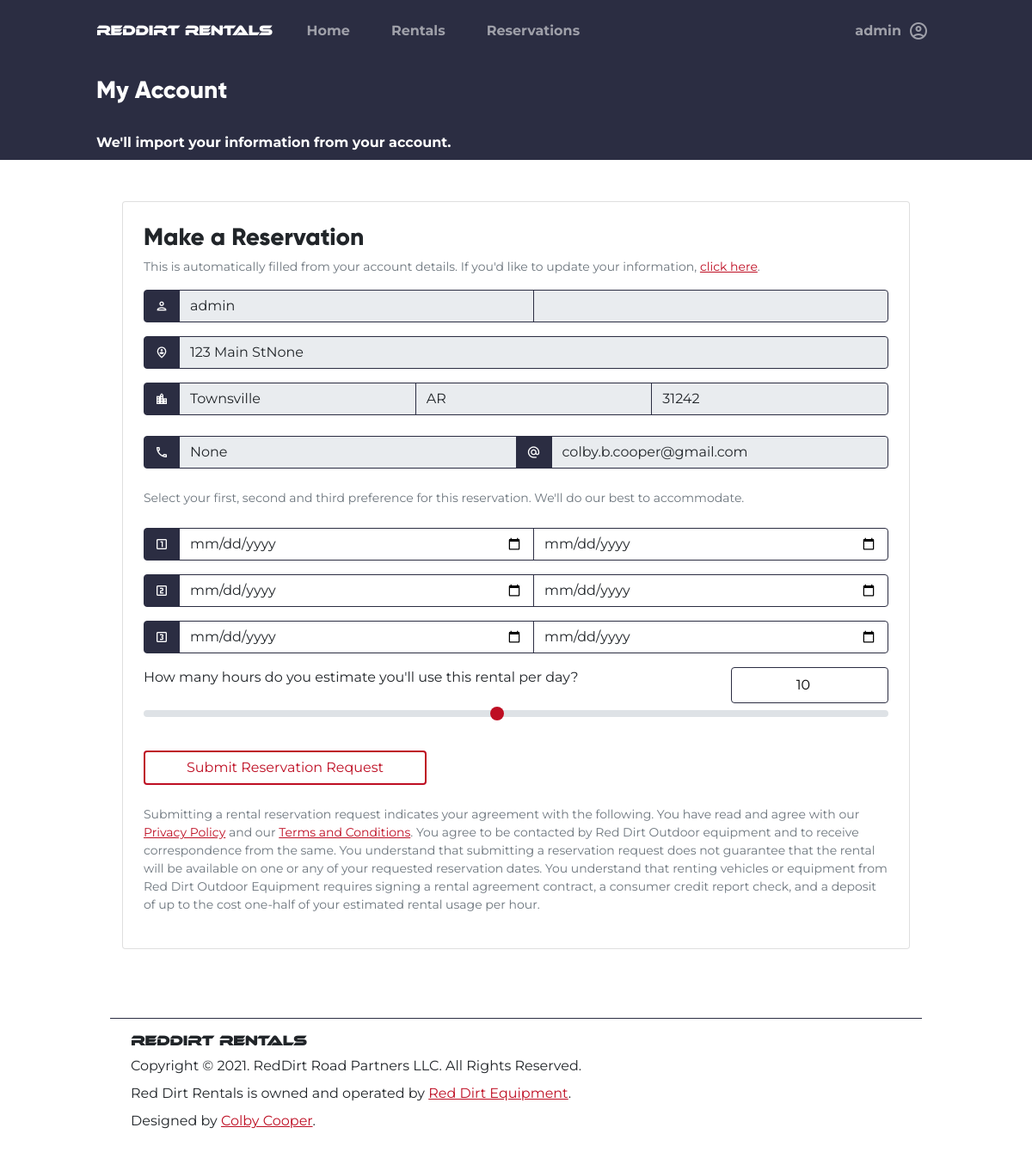
/account/reserve/7 (signed in), run on an earlier commit of the app's database.
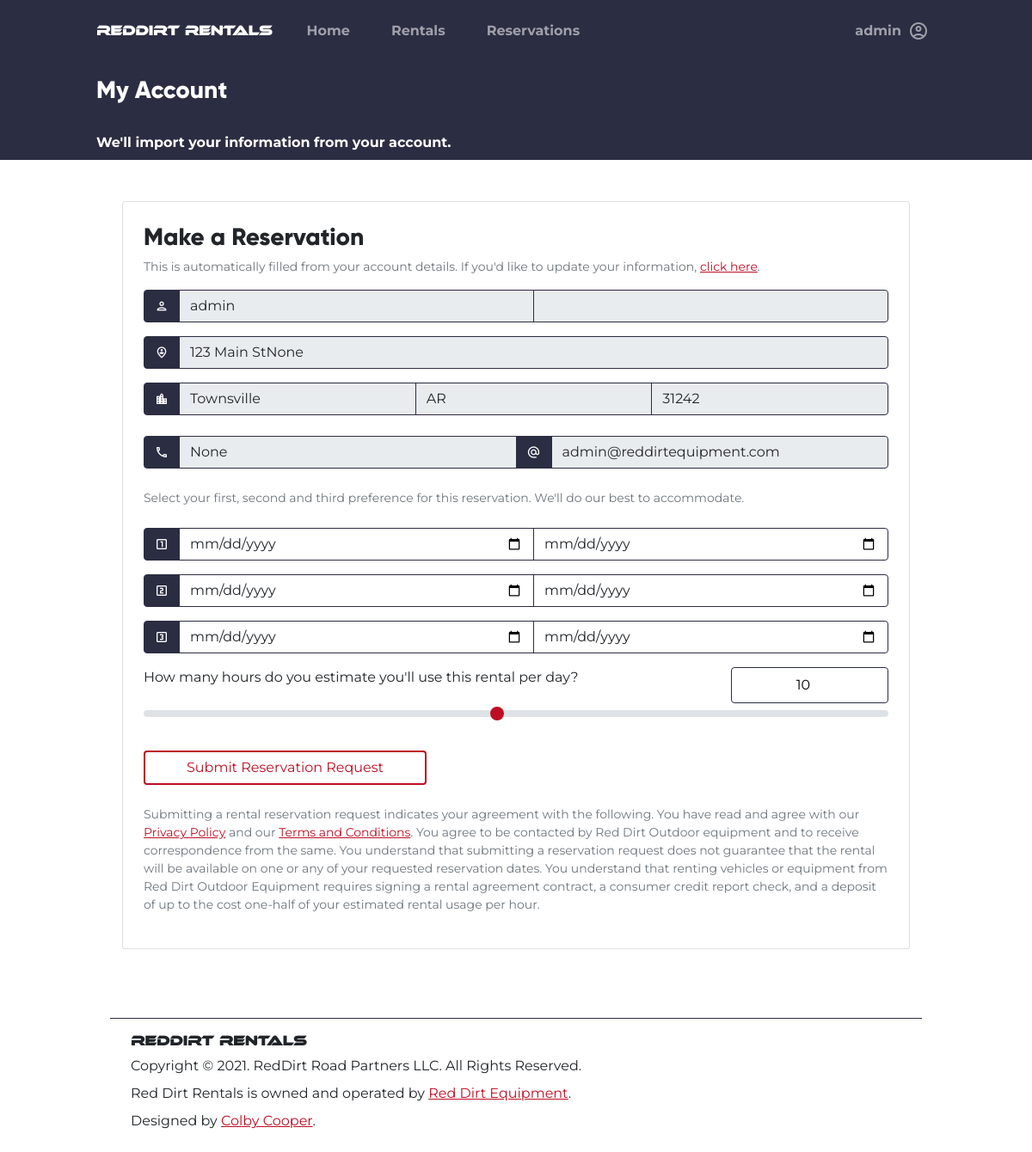
And on a later commit of the database.
### tables this page shows
CREATE TABLE users (
    id INTEGER PRIMARY KEY AUTOINCREMENT,
    firstname TEXT NOT NULL,
    lastname TEXT NOT NULL,
    phonenumber TEXT NOT NULL,
    email TEXT NOT NULL,
    password BLOB NOT NULL,
    groups TEXT NOT NULL,
    address TEXT NOT NULL,
    city TEXT NOT NULL,
    state TEXT NOT NULL,
    zip TEXT NOT NULL
, token TEXT, token_expire TEXT);

### rentals_app/account.py (the view)
@account.route("/reserve/<int:id>")
@login_required
def reserve(id):
    return render_template("account/reserve.html", id=id)

### rentals_app/auth.py (called while the page is built)
@auth.before_app_request
def fetch_current_user():
    userid = session.get("userid")
    if userid is None:
        g.user = None
    else:
        g.user = User.find_user(userid)

def login_required(view):
    @functools.wraps(view)
    def wrapped_view(**kwargs):
        if g.user is None:
            return redirect(url_for("auth.login"))
        return view(**kwargs)
    return wrapped_view

### rentals_app/helpers.py (called while the page is built)
def connect_to_db():
    con = sqlite3.connect(DB_PATH)
    return con, con.cursor()

### rentals_app/templates/account/reserve.html (shortened to what the changed rows need)
{% extends "Base.html" %}
{% block content %}
<div class="container-fluid">
    <div class="row mx-md-4">
        <div class="col-md-10 mx-auto my-5">
            <div class="card">
                <div class="card-body p-4">
                    <form action="{{url_for('account.make_reservation', r_id=id)}}"
                          method="POST">
                        <div class="input-group mb-3">
                            <span class="input-group-text material-icons-outlined border-dark bg-dark text-white">
                            </span>
                            <input type="text"
                                   value="{{g.user.firstname}}"
                                   class="form-control border-dark"
                                   disabled>
                            <input type="text"
                                   class="form-control border-dark"
                                   value="{{g.user.lastname}}"
                                   disabled>
                        </div>
                        <div class="input-group mb-3">
                            <span class="input-group-text material-icons-outlined border-dark bg-dark text-white">
                            </span>
                            <input type="text"
                                   value="{{g.user.address}}"
                                   class="form-control border-dark"
                                   disabled>
                        </div>
                        <div class="input-group mb-4">
                            <span class="input-group-text material-icons-outlined border-dark bg-dark text-white">
                            </span>
                            <input type="text"
                                   value="{{g.user.city}}"
                                   class="form-control border-dark"
                                   disabled>
                            <input type="text"
                                   class="form-control border-dark"
                                   value="{{g.user.state}}"
                                   disabled>
                            <input type="text"
                                   class="form-control border-dark"
                                   value="{{g.user.zip}}"
                                   disabled>
                        </div>
                        <div class="input-group mb-4">
                            <span class="input-group-text material-icons-outlined border-dark bg-dark text-white">
                            </span>
                            <input type="text"
                                   value="{{g.user.phonenumber}}"
                                   class="form-control border-dark"
                                   disabled>
                            <span class="input-group-text material-icons-outlined border-dark bg-dark text-white">
                            </span>
                            <input type="text"
                                   class="form-control border-dark"
                                   value="{{g.user.email}}"
                                   disabled>
                        </div>
                    </form>
                </div>
            </div>
        </div>
    </div>
</div>
{% endblock %}

### rentals_app/templates/base.html (shortened to what this page needs)
<!doctype html>
<html lang="en">
<head>
    <link rel="stylesheet"
          href="https://cdn.jsdelivr.net/npm/fullcalendar@5.7.2/main.css"
>
    <link rel="stylesheet"
          href="{{url_for('static', filename='global.css')}}">
</head>
<body class="bg-white"
      style="overflow-x: hidden;">
    <div class="row mx-0 bg-dark">
        <div class="col-md-10 mx-auto">
            <nav class="navbar navbar-expand-lg navbar-dark bg-dark py-3">
                <a href="{{url_for('index.root')}}"
                   class="navbar-brand">
                    <h6 class="m-0"
                        style="font-family:ethnocentric;">RedDirt Rentals</h6>
                </a>
                <div class="collapse navbar-collapse"
                     id="nav_main">
                    <ul class="navbar-nav w-100">
                        <li class="nav-item mx-3">
                            <a class="nav-link fw-bold"
                               aria-current="page"
                               href="{{ url_for('index.root') }}">Home</a>
                        </li>
                        <li class="nav-item px-3">
                            <a class="nav-link fw-bold"
                               href="{{url_for('Rentals.all_rentals')}}">Rentals</a>
                        </li>
                        <li class="nav-item mx-3">
                            <a class="nav-link fw-bold"
                               href="{{url_for('account.reservations', id=None)}}">Reservations</a>
                        </li>
                        {% if g.user != None %}
                        <li class="nav-item dropdown dropdown-dark ms-lg-auto ms-3">
                            <a class="nav-link dropdown-toggle d-flex flex-row align-items-center fw-bold"
                               href="#"
                               data-bs-toggle="dropdown"
                               aria-expanded="false">
                                <span class="me-2">{{g.user.firstname}}</span>
                                <span class="material-icons-outlined">
                                </span>
                            </a>
                        </li>
                        {% endif %}
                    </ul>
                </div>
            </nav>
        </div>
    </div>
    {% block content %} {% endblock %}
    <div class="row mx-0">
        <div class="col-md-10 mx-auto">
            <footer class="p-3">
                <div class="container mt-3 border-top border-dark pt-3">
                    <h6 class="m-0"
                        style="font-family: ethnocentric;">RedDirt Rentals</h6>
                    <p class="my-2">Copyright &copy; 2021. RedDirt Road Partners LLC. All Rights Reserved.</p>
                    <p class="my-2">Red Dirt Rentals is owned and operated by <a href="https://reddirtequipment.com"
                           target="_blank">Red Dirt Equipment</a>.</p>
                    <p class="mb-2">Designed by <a href="mailto:ccooper@reddirtequipment.com">Colby Cooper</a>.</p>
                </div>
            </footer>
        </div>
    </div>
</body>
</html>

What changed in the data, as far as the page shows it:
changed users "admin": user.email "colby.b.cooper@gmail.com" → "admin@reddirtequipment.com"
